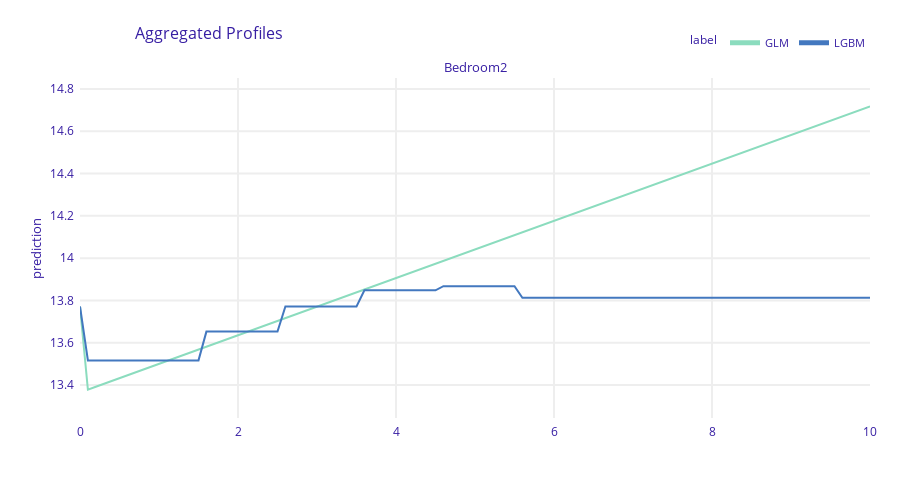

The notebook cell this image was saved under:
### Code cell
plot_pdp(glm_explainer, lgbm_explainer, "Bedroom2", variable_type = "numerical")

### Figure 1 — Plotly figure (JSON) as saved in the notebook; plotly's stock layout.template omitted (floating-point values rounded to 4 significant figures; data arrays with more than 128 entries replaced by an {"elided": "..."} marker saying what was removed)
{"data": [{"customdata": {"elided": "101x3 mixed values"}, "hovertemplate": "<b>%{hovertext}</b><br><br>prediction=%{y:.3f}<br>mean_prediction=%{customdata[0]:.3f}<extra></extra>", "hovertext": ["GLM", "GLM", "GLM", "GLM", "GLM", "GLM", "GLM", "GLM", "GLM", "GLM", "GLM", "GLM", "GLM", "GLM", "GLM", "GLM", "GLM", "GLM", "GLM", "GLM", "GLM", "GLM", "GLM", "GLM", "GLM", "GLM", "GLM", "GLM", "GLM", "GLM", "GLM", "GLM", "GLM", "GLM", "GLM", "GLM", "GLM", "GLM", "GLM", "GLM", "GLM", "GLM", "GLM", "GLM", "GLM", "GLM", "GLM", "GLM", "GLM", "GLM", "GLM", "GLM", "GLM", "GLM", "GLM", "GLM", "GLM", "GLM", "GLM", "GLM", "GLM", "GLM", "GLM", "GLM", "GLM", "GLM", "GLM", "GLM", "GLM", "GLM", "GLM", "GLM", "GLM", "GLM", "GLM", "GLM", "GLM", "GLM", "GLM", "GLM", "GLM", "GLM", "GLM", "GLM", "GLM", "GLM", "GLM", "GLM", "GLM", "GLM", "GLM", "GLM", "GLM", "GLM", "GLM", "GLM", "GLM", "GLM", "GLM", "GLM", "GLM"], "legendgroup": "GLM", "line": {"color": "#8bdcbe", "dash": "solid", "width": 2}, "marker": {"symbol": "circle"}, "mode": "lines", "name": "GLM", "opacity": 1, "orientation": "v", "showlegend": true, "type": "scatter", "x": [0.0, 0.1, 0.2, 0.3, 0.4, 0.5, 0.6, 0.7, 0.8, 0.9, 1.0, 1.1, 1.2, 1.3, 1.4, 1.5, 1.6, 1.7, 1.8, 1.9, 2.0, 2.1, 2.2, 2.3, 2.4, 2.5, 2.6, 2.7, 2.8, 2.9, 3.0, 3.1, 3.2, 3.3, 3.4, 3.5, 3.6, 3.7, 3.8, 3.9, 4.0, 4.1, 4.2, 4.3, 4.4, 4.5, 4.6, 4.7, 4.8, 4.9, 5.0, 5.1, 5.2, 5.3, 5.4, 5.5, 5.6, 5.7, 5.8, 5.9, 6.0, 6.1, 6.2, 6.3, 6.4, 6.5, 6.6, 6.7, 6.8, 6.9, 7.0, 7.1, 7.2, 7.3, 7.4, 7.5, 7.6, 7.7, 7.8, 7.9, 8.0, 8.1, 8.2, 8.3, 8.4, 8.5, 8.6, 8.7, 8.8, 8.9, 9.0, 9.1, 9.2, 9.3, 9.4, 9.5, 9.6, 9.7, 9.8, 9.9, 10.0], "xaxis": "x", "y": [13.77, 13.38, 13.39, 13.41, 13.42, 13.43, 13.45, 13.46, 13.47, 13.49, 13.5, 13.51, 13.53, 13.54, 13.55, 13.57, 13.58, 13.59, 13.61, 13.62, 13.64, 13.65, 13.66, 13.68, 13.69, 13.7, 13.72, 13.73, 13.74, 13.76, 13.77, 13.78, 13.8, 13.81, 13.82, 13.84, 13.85, 13.87, 13.88, 13.89, 13.91, 13.92, 13.93, 13.95, 13.96, 13.97, 13.99, 14.0, 14.01, 14.03, 14.04, 14.05, 14.07, 14.08, 14.1, 14.11, 14.12, 14.14, 14.15, 14.16, 14.18, 14.19, 14.2, 14.22, 14.23, 14.24, 14.26, 14.27, 14.28, 14.3, 14.31, 14.33, 14.34, 14.35, 14.37, 14.38, 14.39, 14.41, 14.42, 14.43, 14.45, 14.46, 14.47, 14.49, 14.5, 14.51, 14.53, 14.54, 14.56, 14.57, 14.58, 14.6, 14.61, 14.62, 14.64, 14.65, 14.66, 14.68, 14.69, 14.7, 14.72], "yaxis": "y"}, {"customdata": {"elided": "101x3 mixed values"}, "hovertemplate": "<b>%{hovertext}</b><br><br>prediction=%{y:.3f}<br>mean_prediction=%{customdata[0]:.3f}<extra></extra>", "hovertext": ["LGBM", "LGBM", "LGBM", "LGBM", "LGBM", "LGBM", "LGBM", "LGBM", "LGBM", "LGBM", "LGBM", "LGBM", "LGBM", "LGBM", "LGBM", "LGBM", "LGBM", "LGBM", "LGBM", "LGBM", "LGBM", "LGBM", "LGBM", "LGBM", "LGBM", "LGBM", "LGBM", "LGBM", "LGBM", "LGBM", "LGBM", "LGBM", "LGBM", "LGBM", "LGBM", "LGBM", "LGBM", "LGBM", "LGBM", "LGBM", "LGBM", "LGBM", "LGBM", "LGBM", "LGBM", "LGBM", "LGBM", "LGBM", "LGBM", "LGBM", "LGBM", "LGBM", "LGBM", "LGBM", "LGBM", "LGBM", "LGBM", "LGBM", "LGBM", "LGBM", "LGBM", "LGBM", "LGBM", "LGBM", "LGBM", "LGBM", "LGBM", "LGBM", "LGBM", "LGBM", "LGBM", "LGBM", "LGBM", "LGBM", "LGBM", "LGBM", "LGBM", "LGBM", "LGBM", "LGBM", "LGBM", "LGBM", "LGBM", "LGBM", "LGBM", "LGBM", "LGBM", "LGBM", "LGBM", "LGBM", "LGBM", "LGBM", "LGBM", "LGBM", "LGBM", "LGBM", "LGBM", "LGBM", "LGBM", "LGBM", "LGBM"], "legendgroup": "LGBM", "line": {"color": "#4378bf", "dash": "solid", "width": 2}, "marker": {"symbol": "circle"}, "mode": "lines", "name": "LGBM", "opacity": 1, "orientation": "v", "showlegend": true, "type": "scatter", "x": [0.0, 0.1, 0.2, 0.3, 0.4, 0.5, 0.6, 0.7, 0.8, 0.9, 1.0, 1.1, 1.2, 1.3, 1.4, 1.5, 1.6, 1.7, 1.8, 1.9, 2.0, 2.1, 2.2, 2.3, 2.4, 2.5, 2.6, 2.7, 2.8, 2.9, 3.0, 3.1, 3.2, 3.3, 3.4, 3.5, 3.6, 3.7, 3.8, 3.9, 4.0, 4.1, 4.2, 4.3, 4.4, 4.5, 4.6, 4.7, 4.8, 4.9, 5.0, 5.1, 5.2, 5.3, 5.4, 5.5, 5.6, 5.7, 5.8, 5.9, 6.0, 6.1, 6.2, 6.3, 6.4, 6.5, 6.6, 6.7, 6.8, 6.9, 7.0, 7.1, 7.2, 7.3, 7.4, 7.5, 7.6, 7.7, 7.8, 7.9, 8.0, 8.1, 8.2, 8.3, 8.4, 8.5, 8.6, 8.7, 8.8, 8.9, 9.0, 9.1, 9.2, 9.3, 9.4, 9.5, 9.6, 9.7, 9.8, 9.9, 10.0], "xaxis": "x", "y": [13.77, 13.52, 13.52, 13.52, 13.52, 13.52, 13.52, 13.52, 13.52, 13.52, 13.52, 13.52, 13.52, 13.52, 13.52, 13.52, 13.65, 13.65, 13.65, 13.65, 13.65, 13.65, 13.65, 13.65, 13.65, 13.65, 13.77, 13.77, 13.77, 13.77, 13.77, 13.77, 13.77, 13.77, 13.77, 13.77, 13.85, 13.85, 13.85, 13.85, 13.85, 13.85, 13.85, 13.85, 13.85, 13.85, 13.87, 13.87, 13.87, 13.87, 13.87, 13.87, 13.87, 13.87, 13.87, 13.87, 13.81, 13.81, 13.81, 13.81, 13.81, 13.81, 13.81, 13.81, 13.81, 13.81, 13.81, 13.81, 13.81, 13.81, 13.81, 13.81, 13.81, 13.81, 13.81, 13.81, 13.81, 13.81, 13.81, 13.81, 13.81, 13.81, 13.81, 13.81, 13.81, 13.81, 13.81, 13.81, 13.81, 13.81, 13.81, 13.81, 13.81, 13.81, 13.81, 13.81, 13.81, 13.81, 13.81, 13.81, 13.81], "yaxis": "y"}], "layout": {"annotations": [{"font": {"size": 13}, "showarrow": false, "text": "Bedroom2", "x": 0.5, "xanchor": "center", "xref": "paper", "y": 1.0, "yanchor": "bottom", "yref": "paper"}, {"font": {"size": 13}, "showarrow": false, "text": "prediction", "textangle": -90, "x": -0.07, "xref": "paper", "y": 0.5, "yref": "paper"}], "font": {"color": "#371ea3"}, "height": 489, "hovermode": "x unified", "legend": {"font": {"size": 11}, "itemsizing": "constant", "orientation": "h", "title": {"font": {"size": 12}, "text": "label"}, "tracegroupgap": 0, "x": 1, "xanchor": "right", "y": 1.061, "yanchor": "bottom"}, "margin": {"b": 71, "r": 30, "t": 78}, "title": {"font": {"size": 16}, "text": "Aggregated Profiles", "x": 0.15}, "xaxis": {"anchor": "y", "automargin": true, "domain": [0.0, 1.0], "fixedrange": true, "gridwidth": 2, "showticklabels": true, "tickcolor": "white", "ticklen": 3, "ticks": "outside", "title": {"text": ""}, "type": "linear", "zeroline": false}, "yaxis": {"anchor": "x", "automargin": true, "domain": [0.0, 1.0], "fixedrange": true, "gridwidth": 2, "range": [13.24, 14.85], "tickcolor": "white", "ticklen": 3, "ticks": "outside", "title": {"text": ""}, "type": "linear", "zeroline": false}}}
